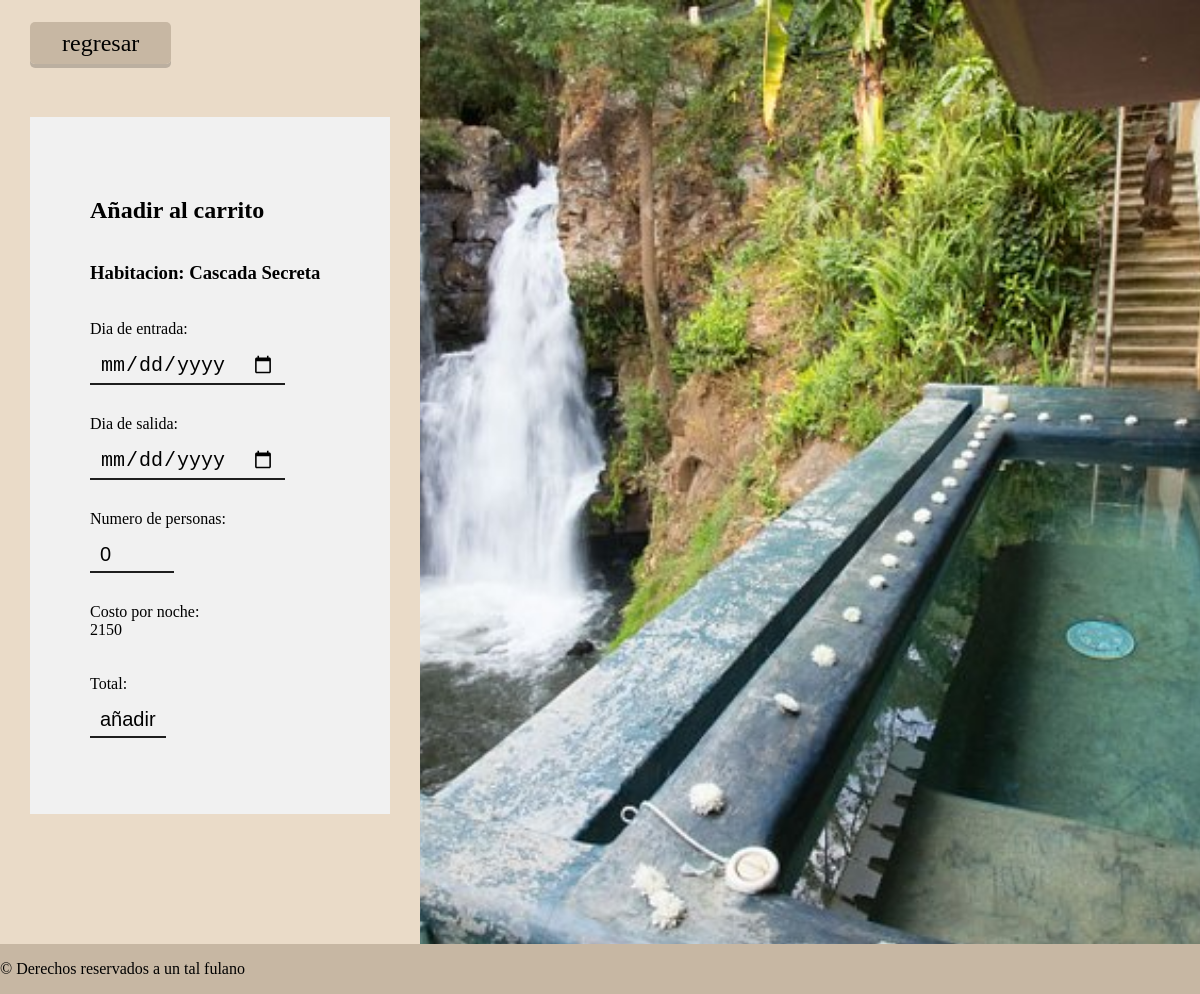
/src/cliente/view/carrito.php?id=1 (signed in), run on the app's committed database.
### tables this page shows
CREATE TABLE `habitaciones` (
  `idhabitacion` int(11) NOT NULL,
  `nombre` varchar(45) DEFAULT NULL,
  `categoria` enum('Estandar','Deluxe','Suite') DEFAULT NULL,
  `disponibles` int(1) DEFAULT NULL,
  `numHabitaciones` int(11) NOT NULL,
  `descripcion` varchar(250) DEFAULT NULL,
  `costoPorNoche` int(11) NOT NULL,
  `capacidadDePersonas` int(11) DEFAULT NULL,
  `urlImagen` varchar(500) DEFAULT NULL
);

### src/servidor/reservacion.php (the view, shortened to what this page needs)
<?php
    function reservar($id, $entrada, $salida, $personas){
        $conexionSql = new Conexiondb();
        $conexionSql = $conexionSql->getConnection();
        $peticion = "SELECT * FROM habitaciones WHERE idhabitacion = $id";
        $resultado = $conexionSql->query($peticion);
        $html = '';
        while($registro = $resultado->fetch_assoc()){
            $html .= '<input type="hidden" id="idhabitacion" value="'.$registro['idhabitacion'].'">';
            $html .= '<h3><label>Habitacion: '.$registro['nombre'].'</label></h3> <br><br>';
            $html .= '<label>Dia de entrada: </label>';
            $html .= '<input type="date" id="entrada" value='.$entrada.'>';
            $html .= '<label>Dia de salida: </label>';
            $html .= '<input type="date" id="salida" value='.$salida.'>';
            $html .= '<label>Numero de personas:</label>';
            $html .= '<input type="number" min="1" max="10" maxlength="3" id="numPersonas" value='.$personas.'>';
            $html .= '<label>Costo por noche: <div id="costoPorNoche">'.$registro['costoPorNoche'].'</div></label><br>';
            $html .= '<input type="hidden" id="capacidad" value="'.$registro['capacidadDePersonas'].'"><br>';
            $html .= '<label>Total: <div id="total"></div></label>';
        }
        echo $html;
        return $html;
    }
    function obtenerImagen($id){
        $conexionSql = new Conexiondb();
        $conexionSql = $conexionSql->getConnection();
        $peticion = "SELECT urlImagen FROM habitaciones WHERE idhabitacion = $id";
        $resultado = $conexionSql->query($peticion);
        if ($resultado && $fila = $resultado->fetch_assoc()) {
            $urlImagen = $fila['urlImagen'];
            $imagenHtml = '<img src="../recursos/img/habitaciones/' . $urlImagen . '" alt="imagen de fondo" id="idImagenFondo">';
            echo $imagenHtml;
            return $urlImagen;
        } else {
            echo "No se encontró la imagen.";
            return null;
        }
    }
?>

### src/cliente/css/anadirCarro.css (style rules this page uses)
html { box-sizing: border-box; }
*, *::before, *::after { box-sizing: inherit; }
body { background-color: #EADBC8; font-family: Georgia; margin: 0; }
aside img { width: 100%; height: 100%; object-fit: cover; object-position: center; }
h3 { margin: 0; }
form input, form select { margin: 10px auto 30px 0; appearance: none; margin-right: auto; border: none; background: transparent; border-bottom: 2px solid #1E1E1E; font-size: 1.25rem; transition: border-color 0.3s; padding: 5px 10px; outline: none; }

### data on the page
habitaciones: urlImagen (picture), nombre "Cascada Secreta", costoPorNoche "2150"
